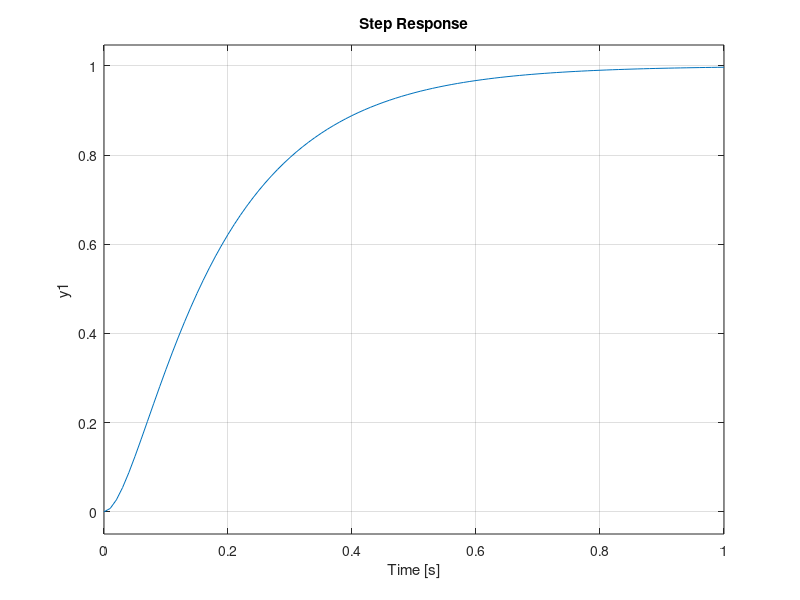

Write MATLAB code to recreate this figure.
%%%%Open Loop Control
clear
clc
close all

%%%Parameters
d = 0.1; %distance from cg to prop in meters
m = 0.6; %mass of quad kg
w = 0.1; %width of quad
h = 0.075; %height of quad
J = (m/12)*(w^2 + h^2); %%Moment of inertia
C = ((7.269-1.422)/(1215-1170))/2; %%%N/us %%Divide by 2 for left and right rotors
alfa = 2*d*C/J;

%%% G = alfa/(s^2) - This transfer is 
%%% PHI/DELTAF => PHI - Radians, DELTAF => Newtons

G = tf([alfa],[1 0 0])
%impulse(G)

%%%Feedback Control - Proportional Feedback
%G_KP = alfa*kp/(s^2 + alfa*kp)
%%%inputs = commanded roll angle in radians
%%%output = actual roll in radians
kp = 233;
G_KP = tf([alfa*kp],[1 0 alfa*kp])

%close all
%step(G_KP)

%%%Proportional Derivative Control
kp = 16/alfa
%for kd = 0:0.1:100
kd = 8/alfa
kp = 10;
kd = 2;
%    kd
    G_KP_KD = tf([alfa*kp],[1 alfa*kd alfa*kp])
    step(G_KP_KD)
    %pause
%end



